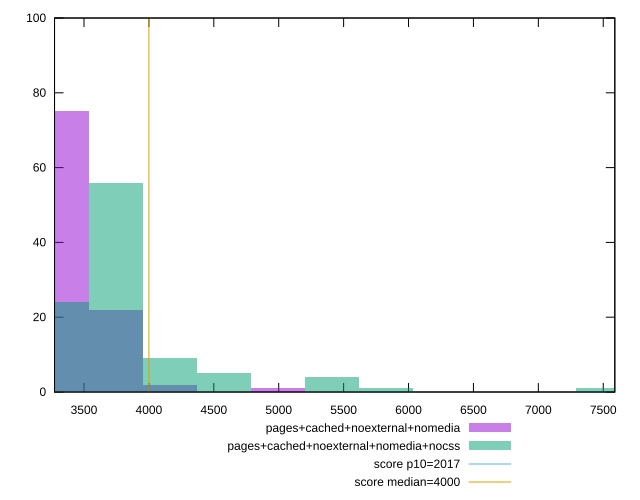

gnuplot code for this plot:
reset

$pagesCachedNoexternalNomedia <<EOF
3331.2516678119173 75
3747.658126288407 22
4164.064584764897 2
4996.877501717876 1
EOF

$pagesCachedNoexternalNomediaNocss <<EOF
3747.658126288407 56
5413.283960194365 4
4580.471043241387 5
4164.064584764897 9
7495.316252576814 1
3331.2516678119173 24
5829.690418670855 1
EOF

set key outside below
set boxwidth 416.40645847648966
set xrange [3273.107999999998:7589.119999999986]
set yrange [0:100]
set trange [0:100]
set style fill transparent solid 0.5 noborder

set parametric
set terminal svg size 640, 500 enhanced background rgb 'white'
set output "reprap/mainthread-work-breakdown/comparison/histogram/3_vs_4.svg"

plot $pagesCachedNoexternalNomedia title "pages+cached+noexternal+nomedia" with boxes, \
     $pagesCachedNoexternalNomediaNocss title "pages+cached+noexternal+nomedia+nocss" with boxes, \
     2017,t title "score p10=2017", \
     4000,t title "score median=4000"

reset
